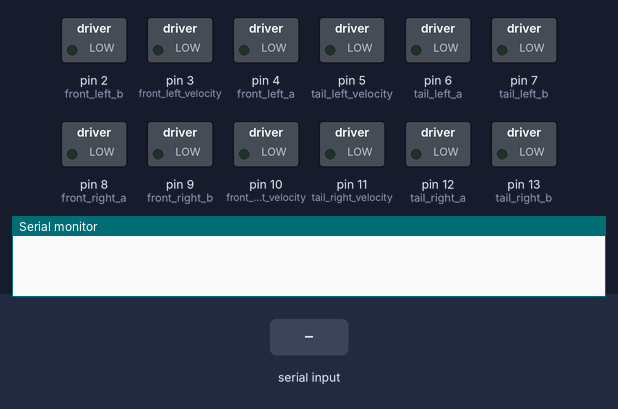
Bench run of a sketch on a simulated Arduino Uno, built with avr-gcc and run on an emulated ATmega328P. Shown: switched loads named in the sketch (green lamp = pin HIGH), the last lines printed to the serial monitor. Inputs (shaded band) come from the test bench.

Above: at 1.2 s.
1.3 s: "u" received over the second serial link
At 2.2 s:
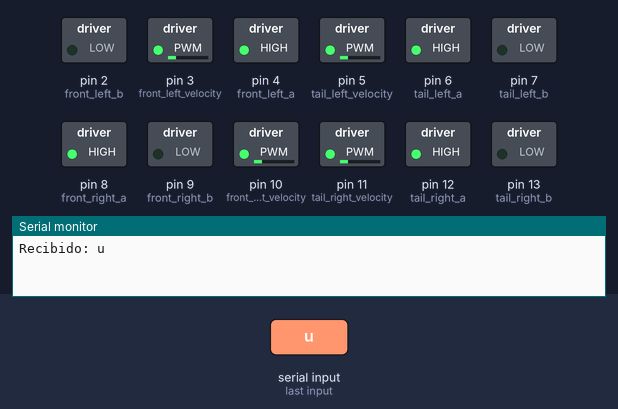
2.8 s: "d" received over the second serial link
At 3.3 s:
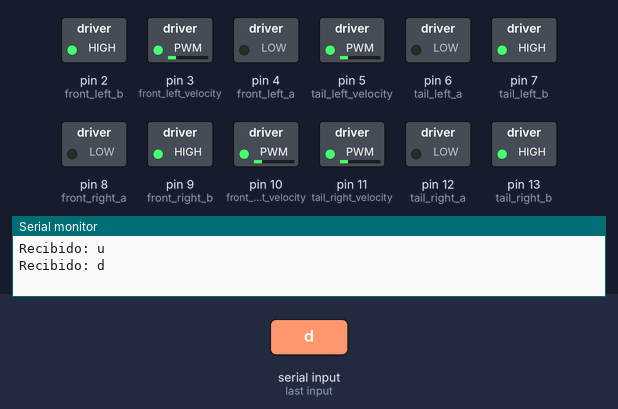
4.3 s: "l" received over the second serial link
At 5.7 s:
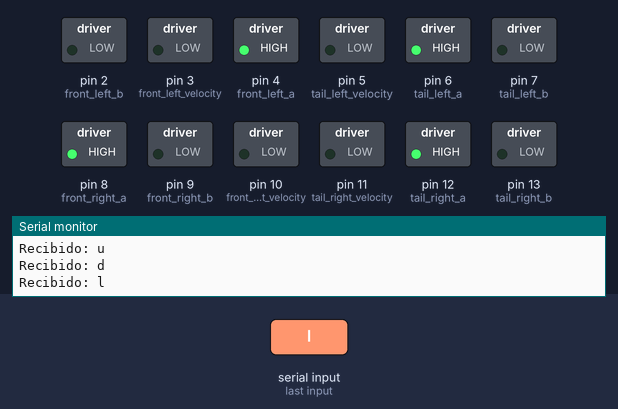
Timing chart, 0 to 7.3 s (numbered marks = the images above; inputs shaded):
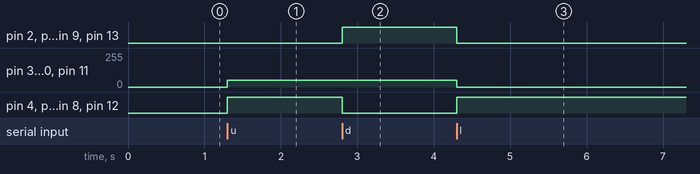

The sketch:

main.ino
```cpp
#include <SoftwareSerial.h>


// MOTOR TRASERO DERECHO
int tail_right_b = 13;
int tail_right_a = 12;
int tail_right_velocity = 11;

// MOTOR DELANTERO DERECHO
int front_right_a = 8;
int front_right_b = 9;
int front_right_velocity = 10;

// MOTOR TRASERO IZQUIERDO
int tail_left_a = 6;
int tail_left_b = 7;
int tail_left_velocity = 5;

// MOTOR DELANTERO IZQUIERDO
int front_left_a = 4;
int front_left_b = 2;
int front_left_velocity = 3;

int msg=0;

#define BT_RX A2
#define BT_TX A3

SoftwareSerial blue(BT_RX, BT_TX);   //Crea conexion al bluetooth - PIN 2 a TX y PIN 3 a RX


char NOMBRE[21]  = "Mauricio"; // Nombre de 20 caracteres maximo
char BPS         = '4';     // 1=1200 , 2=2400, 3=4800, 4=9600, 5=19200, 6=38400, 7=57600, 8=115200
char PASS[5]    = "1111";   // PIN O CLAVE de 4 caracteres numericos


void setup() {
  Serial.begin(9600);
  blue.begin(9600);        // Inicializamos el puerto serie BT que hemos creado

   int pins[] = {1, 2, 3,
                4, 5, 6,
                6, 7, 8,
                9, 10, 11, 12, 13};
  for (int p : pins) pinMode(p, OUTPUT);
  // Serial.begin(9600);
  //pinMode (`, OUTPUT);
  //pinMode (front_right_b, OUTPUT);

  // pinMode(13,OUTPUT);
    // digitalWrite(13,HIGH); // Enciende el LED 13 durante 4s antes de configurar el Bluetooth
    // delay(4000);

    // digitalWrite(13,LOW); // Apaga el LED 13 para iniciar la programacion

    // blue.print("AT");  // Inicializa comando AT
    // delay(1000);

    // blue.print("AT+NAME"); // Configura el nuevo nombre
    // blue.print(NOMBRE);
    // delay(1000);                  // espera 1 segundo

    // blue.print("AT+BAUD");  // Configura la nueva velocidad
    // blue.print(BPS);
    // delay(1000);

    // blue.print("AT+PIN");   // Configura el nuevo PIN
    // blue.print(PASS);
    // delay(1000);

}

void loop() {

  if (blue.available()) {
    char cmd = blue.read();
    Serial.print("Recibido: "); Serial.println(cmd);

    switch (cmd) {
      case 'u': forward(50); delay(1000); break;
      case 'd': backward(50); delay(1000); break;
      case 'l': forward(0);    break;
      default:  forward(0);    break;
    }
  }

  //  if(Serial.available())  // Si llega un dato por el monitor serial se envía al puerto BT
  //  {
  //     blue.write("u");
  //  }
//   forward(0);
//   //backward(100);
// //forward(50);
//   while(blue.available()>0)
//   {
//   forward(50);

//     msg=blue.read();
//     if(msg=='u')
//     {
//       forward(50);
//     }

//     if(msg=='d')
//     {
//       backward(50);
//     }

//     if(msg=='l')
//     {
//       forward(0);
//     }

//   }
}

void backward(int velocity){
  right_front_wheel(0,velocity);
  left_front_wheel(0,velocity);
  right_back_wheel(0, velocity);
  left_back_wheel(0,velocity);
}

void forward(int velocity){
  right_front_wheel(1,velocity);
  left_front_wheel(1,velocity);
  right_back_wheel(1, velocity);
  left_back_wheel(1,velocity);
}

void right_back_wheel(byte direction, int velocity){
  switch(direction){
    case 0:
      digitalWrite (tail_right_a, LOW);
      digitalWrite (tail_right_b, HIGH);
    break;
    case 1:
      digitalWrite (tail_right_a, HIGH);
      digitalWrite (tail_right_b, LOW);
  }
  analogWrite (tail_right_velocity, velocity);
}

void right_front_wheel(byte direction, int velocity){
  switch(direction){
    case 0:
      digitalWrite (front_right_a, LOW);
      digitalWrite (front_right_b, HIGH);
    break;
    case 1:
      digitalWrite (front_right_a, HIGH);
      digitalWrite (front_right_b, LOW);
  }
  analogWrite(front_right_velocity, velocity);
}

void left_back_wheel(byte direction, int velocity){
  switch(direction){
    case 0:
      digitalWrite (tail_left_a, LOW);
      digitalWrite (tail_left_b, HIGH);
    break;
    case 1:
      digitalWrite (tail_left_a, HIGH);
      digitalWrite (tail_left_b, LOW);
  }
  analogWrite (tail_left_velocity, velocity);
}

void left_front_wheel(byte direction, int velocity){
  switch(direction){
    case 0:
      digitalWrite (front_left_a, LOW);
      digitalWrite (front_left_b, HIGH);
    break;
    case 1:
      digitalWrite (front_left_a, HIGH);
      digitalWrite (front_left_b, LOW);
  }
  analogWrite (front_left_velocity, velocity);
}
```

Measured:
- after the input at 1.3 s, pin 3 (front_left_velocity), pin 5 (tail_left_velocity), pin 10 (front_right_velocity), pin 11 (tail_right_velocity): 0/255 → 50/255 at once; pin 4 (front_left_a), pin 6 (tail_left_a), pin 8 (front_right_a), pin 12 (tail_right_a): LOW → HIGH at once
- after the input at 2.8 s, pin 2 (front_left_b), pin 7 (tail_left_b), pin 9 (front_right_b), pin 13 (tail_right_b): LOW → HIGH at once; pin 4 (front_left_a), pin 6 (tail_left_a), pin 8 (front_right_a), pin 12 (tail_right_a): HIGH → LOW at once
- after the input at 4.3 s, pin 2 (front_left_b): HIGH → LOW at once; pin 3 (front_left_velocity): 50/255 → 0/255 at once
